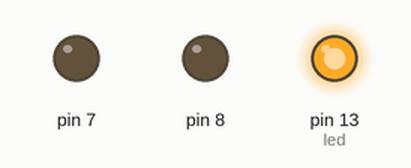
A sketch run on a simulated Arduino Uno, built with avr-gcc and run on an emulated ATmega328P. Shown: output pins drawn as LEDs (lit = HIGH).

Above: at 0.1 s.
At 11.1 s:
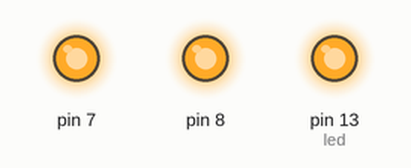
At 20.1 s:
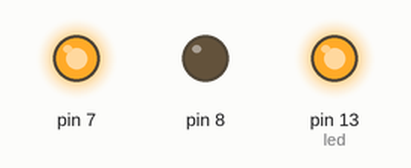
At 39.1 s:
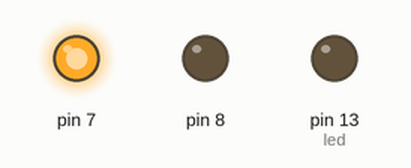
Timing chart, 0 to 40.0 s (numbered marks = the images above):
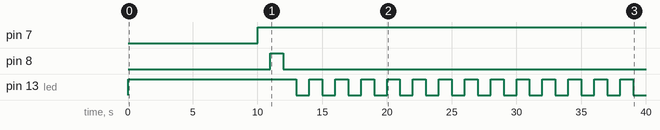

The sketch:

cle.ino
```cpp
int led = 13;
int val = -1;
int count = 0;
int flag_firsttime = 1;

void setup() {
  // put your setup code here, to run once:
  pinMode(led, OUTPUT);
  digitalWrite(led, LOW);
  pinMode(7, OUTPUT);
  pinMode(8, OUTPUT);
  digitalWrite(7, LOW);
  digitalWrite(8, LOW);
}

void loop() {
  // put your main code here, to run repeatedly:
  digitalWrite(led, HIGH);

  if(flag_firsttime == 1){
    flag_firsttime = 0;
    delay(10000);
    digitalWrite(7, HIGH);
    delay(1000);
    digitalWrite(8, HIGH);
    delay(1000);
    digitalWrite(8, LOW);
  }


// Delay/wait for a second (1000 milliseconds = 1 second)
  delay(1000);

// Turn the LED off (LOW is “off” in the Arduino language)
  digitalWrite(led, LOW);
// Delay/wait for a second
  delay(1000);
  count = count + 1;
}
```

Measured:
- by itself, pin 7: LOW → HIGH at 10.0 s
- by itself, pin 8: LOW → HIGH at 11.0 s, → LOW 1.0 s later
- by itself, pin 13 (led): repeats every 2.0 s: LOW 1.0 s, HIGH 1.0 s
